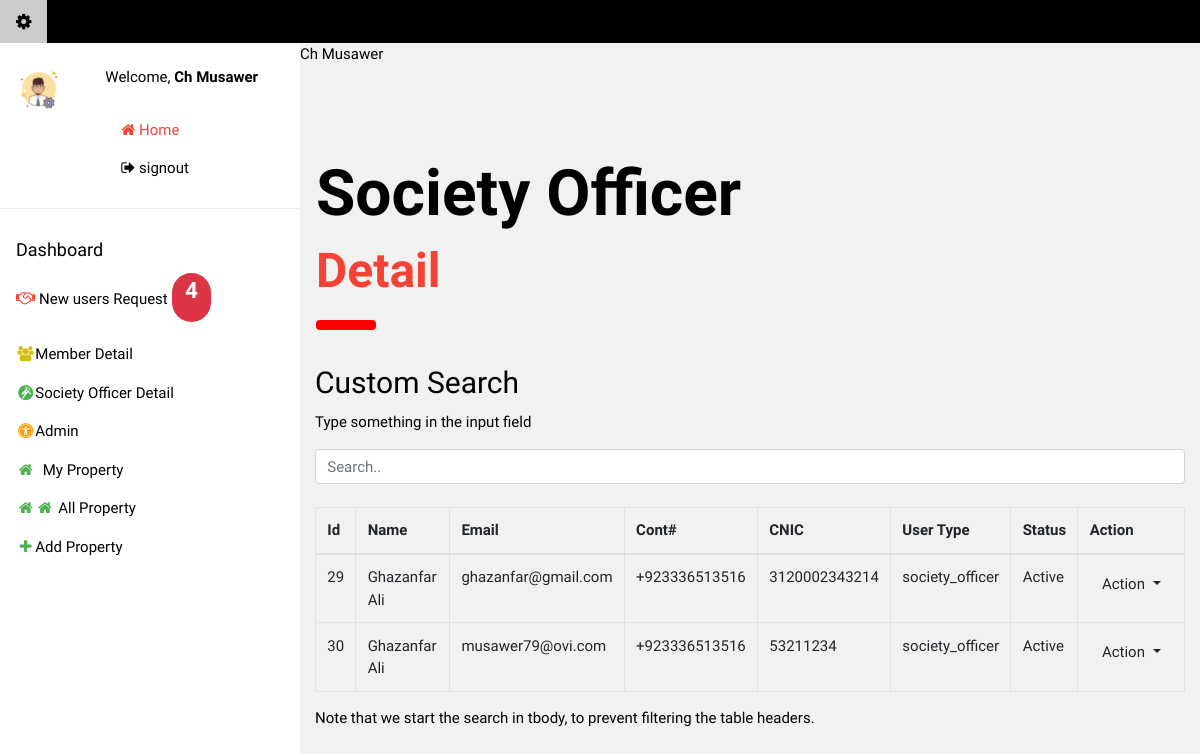
The app's page /admin_panel/society_officer_detail.php (signed in) with its own data.
### tables this page shows
CREATE TABLE `users_details` (
  `id` int(11) NOT NULL,
  `login_id` int(11) DEFAULT NULL,
  `cnic` varchar(250) DEFAULT NULL,
  `address` varchar(250) DEFAULT NULL,
  `mobile_number` varchar(20) DEFAULT NULL,
  `image` varchar(345) DEFAULT NULL
);

### admin_panel/society_officer_detail.php (the view, shortened to what this page needs)
<?php
include "admin_header.php";
require_once "../db.php";
?>
<div class="w3-container" style="margin-top:80px" id="showcase">
    <h1 class="w3-jumbo"><b>Society Officer </b></h1>
    <h1 class="w3-xxxlarge w3-text-red"><b>Detail</b></h1>
    <hr style="width:50px;border:5px solid red" class="w3-round">
  </div>
<div class="container mt-3">
  <h2>Custom Search</h2>
  <p>Type something in the input field</p>
  <input class="form-control" id="myInput" type="text" placeholder="Search..">
  <br>
  <table class="table table-bordered" id="Table">
    <thead>
      <tr>
        <th> Id</th>
        <th>Name</th>
        <th>Email</th>
        <th>Cont#</th>
        <th>CNIC</th>
        <th>User Type</th>
        <th>Status</th>
        <th>Action</th>
      </tr>
    </thead>
    <tbody id="myTable">
    <?php
$sql = "SELECT *, login.login_id as id FROM `login` "
        . " LEFT JOIN users_details ON users_details.login_id = login.login_id"
        . " where type in('society_officer') "
        . ";";
$result = $conn->query($sql);
if ($result->num_rows > 0):
  while($row = $result->fetch_assoc()):
?>
        <tr <?php if($row['status'] =="blocked")echo"class='danger'";?>>
        <td><?=$row['id']?></td>
        <td><?=$row['name']?></td>
        <td><?=$row['email']?></td>
        <td><?=$row['mobile_number']?></td>
        <td><?=$row['cnic']?></td>
        <td><?=$row['type']?></td>
        <td><?=$row['status']?></td>
        <td>
            <div class = "dropdown">
                <button type = "button" class = "btn dropdown-toggle" id = "dropdownMenu1" data-toggle = "dropdown">
                   Action
                </button>
            </div>
        </td>
      </tr>
  <?php endwhile;endif;?>
    </tbody>
  </table>
  <p>Note that we start the search in tbody, to prevent filtering the table headers.</p>
</div>
<link rel="stylesheet" type="text/css" href="https://cdn.datatables.net/v/dt/dt-1.10.18/datatables.min.css"/>

### assets/css/w3.css (style rules this page uses)
html { box-sizing:border-box }
*,*:before,*:after { box-sizing:inherit }
html { -ms-text-size-adjust:100%;-webkit-text-size-adjust:100% }
body { margin:0 }
b,strong { font-weight:bolder }
hr { box-sizing:content-box;height:0;overflow:visible }
button,input,select,textarea,optgroup { font:inherit;margin:0 }
button,input { overflow:visible }
button,select { text-transform:none }
button,[type=button],[type=reset],[type=submit] { -webkit-appearance:button }
html,body { font-family:Verdana,sans-serif;font-size:15px;line-height:1.5 }
html { overflow-x:hidden }
h1 { font-size:36px }
h2 { font-size:30px }
h1,h2,h3,h4,h5,h6 { font-family:"Segoe UI",Arial,sans-serif;font-weight:400;margin:10px 0 }
hr { border:0;border-top:1px solid #eee;margin:20px 0 }
.w3-container:after,.w3-container:before,.w3-panel:after,.w3-panel:before,.w3-row:after,.w3-row:before,.w3-row-padding:after,.w3-row-padding:before, .w3-cell-row:before,.w3-cell-row:after,.w3-clear:after,.w3-clear:before,.w3-bar:before,.w3-bar:after { content:"";display:table;clear:both }
.w3-round,.w3-round-medium { border-radius:4px }
.w3-container,.w3-panel { padding:0.01em 16px }
.w3-xxxlarge { font-size:48px!important }
.w3-jumbo { font-size:64px!important }
.w3-light-grey,.w3-hover-light-grey:hover,.w3-light-gray,.w3-hover-light-gray:hover { color:#000!important;background-color:#f1f1f1!important }
.w3-text-red,.w3-hover-text-red:hover { color:#f44336!important }

### admin_panel/admin_header.php (style rules this page uses)
html,body,h1,h2,h3,h4,h5 { font-family: "Raleway", sans-serif }

### records on screen
users_details: login.login_id "29", login.name "Ghazanfar Ali", login.email "ghazanfar@gmail.com", mobile_number "+923336513516", cnic "3120002343214", login.type "society_officer", login.status "Active"
users_details: login.login_id "30", login.name "Ghazanfar Ali", login.email "musawer79@ovi.com", mobile_number "+923336513516", cnic "53211234", login.type "society_officer", login.status "Active"

### other values on screen
$d['name'] "Ch Musawer"
